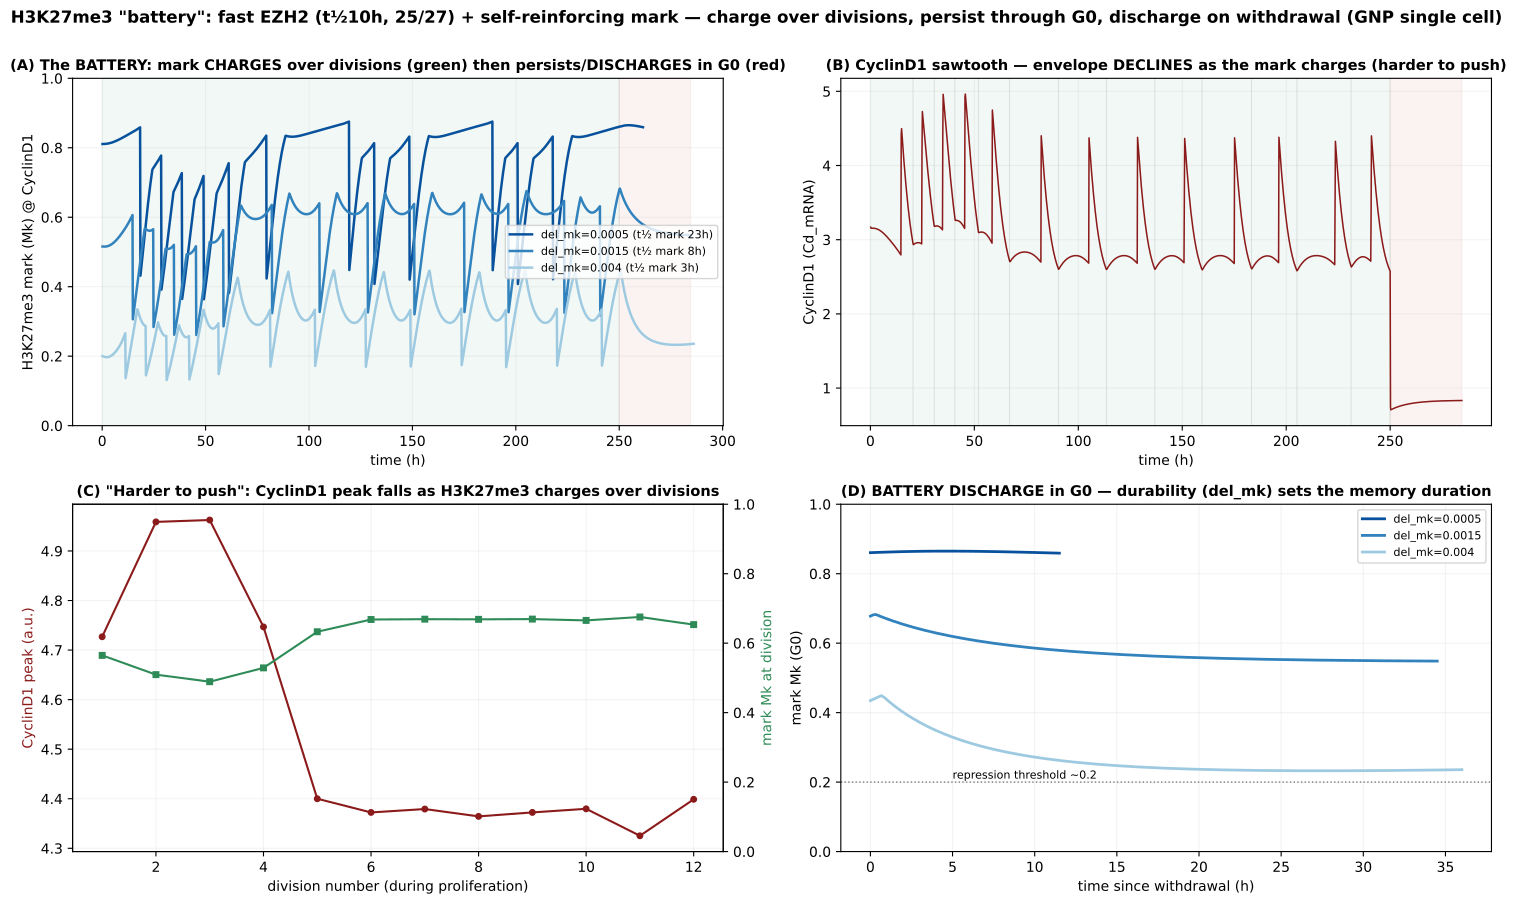

Write the Python code that produced this figure.
"""The H3K27me3 "BATTERY" (JP mechanism): with a fast EZH2 (t1/2 10h, the 25/27 value) but a
self-reinforcing mark (moderate read-write k_w_mk), the H3K27me3 at the CyclinD1 promoter CHARGES UP
gradually over successive divisions during proliferation -> CyclinD1 gets progressively harder to push
(more repressed) -> the charged mark PERSISTS through G0 -> on withdrawal it slowly DISCHARGES, and the
discharge time (set by the mark turnover del_mk = the DURABILITY axis) is the withdrawal memory.

Single deterministic GNP cell: settle arrested -> cycle at SHH=0.55 (~300h, CHARGE) -> withdraw to 0.05
-> hold (~250h, DISCHARGE). Swept over del_mk (mark durability). kDeEZ fixed at the fast 10h value.

Run:  ./venv/bin/python simulations/sim_mark_battery.py
"""
import sys, os
sys.path.insert(0, os.path.dirname(os.path.dirname(os.path.abspath(__file__))))
import numpy as np
import matplotlib; matplotlib.use('Agg')
import matplotlib.pyplot as plt
import tellurium as te
from src.build_model_v44_heldt import build_model_v44

GNP = dict(MYCN_amplification=1.0, Ptch1_copy_number=1.0, p16=0.0, p18=0.464, kSyP21=0.002, EZH2i=0)
KDEEZ, KWMK = 0.0012, 0.0028           # fast EZH2 (t1/2 10h, 25/27) + weak-moderate read-write (gradual charge, sub-bistable)
DELMK = [0.0005, 0.0015, 0.004]        # mark turnover = DURABILITY axis (durable -> leaky)
COL = ['#08519c', '#3182bd', '#9ecae1']
SETTLE, CYCLE, HOLD, CHUNK, SHH_CYC = 3000.0, 15000.0, 18000.0, 30.0, 0.85   # high mitogen -> SUSTAIN cycling despite the charging mark
_R = te.loada(build_model_v44(with_ezh2=True, with_hh=True))
_R.integrator.setValue('relative_tolerance', 1e-6)
_R.integrator.setValue('maximum_num_steps', 1000000)
try: _R.integrator.setValue('maximum_time_step', 20.0)
except Exception: pass


def shh_of(t):
    if t < CYCLE: return SHH_CYC                     # proliferate (charge)
    return 0.15                                      # partial withdraw (coast/arrest -> discharge; avoids deep-arrest stiffness)


def run(delmk):
    _R.reset()
    for k, v in GNP.items(): _R[k] = v
    _R['kDeEZ'] = KDEEZ; _R['k_w_mk'] = KWMK; _R['del_mk'] = delmk; _R['f0_mk'] = 0.145; _R['SHH'] = 0.05
    tm = 0.0
    while tm < SETTLE:
        try: _R.simulate(tm, tm + CHUNK, 2, selections=['time'])
        except Exception: break
        tm += CHUNK
    T, SH, MK, CD, DN, EZ = [], [], [], [], [], []
    t = 0.0
    while t < CYCLE + HOLD:
        _R['SHH'] = float(shh_of(t)); r = None
        for atol, ms in [(1e-9, 20.0), (1e-8, 20.0), (1e-7, 10.0), (1e-6, 4.0), (1e-5, 1.5)]:
            try:
                _R.integrator.setValue('absolute_tolerance', atol); _R.integrator.setValue('maximum_time_step', ms)
                r = _R.simulate(tm, tm + CHUNK, 4, selections=['time', 'SHH', 'Mk', 'Cd_mRNA', 'Dna', 'EZH2']); break
            except Exception: r = None
        if r is None: break
        for A, s in [(T, 'time'), (SH, 'SHH'), (MK, 'Mk'), (CD, 'Cd_mRNA'), (DN, 'Dna'), (EZ, 'EZH2')]:
            A.append(r[s][1:])
        t += CHUNK; tm += CHUNK
    T = (np.concatenate(T) - SETTLE) / 60.0
    return dict(t=T, shh=np.concatenate(SH), mk=np.concatenate(MK), cd=np.concatenate(CD), dna=np.concatenate(DN), ez=np.concatenate(EZ))


runs = {dm: run(dm) for dm in DELMK}
ref = runs[DELMK[1]]                                 # middle del_mk for the Cd / per-division panels
div = np.where((ref['dna'][:-1] > 0.9) & (ref['dna'][1:] < 0.1))[0]
divt = ref['t'][div]
# per-division CyclinD1 peak (the "harder to push")
peaks = []
edges = np.concatenate([[0], div, [len(ref['t']) - 1]])
for a, b in zip(edges[:-1], edges[1:]):
    seg = ref['cd'][a:b];  peaks.append(np.max(seg) if len(seg) else np.nan)
peaks = np.array(peaks[1:])                           # per completed cycle
cyc_divt = divt[divt < CYCLE / 60.0]

fig, ax = plt.subplots(2, 2, figsize=(15, 9))
CYh = CYCLE / 60.0
# (A) SHH + mark charging/discharging
a = ax[0, 0]
a.axvspan(0, CYh, color='#2e8b57', alpha=0.06); a.axvspan(CYh, ref['t'][-1], color='#c0392b', alpha=0.06)
for dm, c in zip(DELMK, COL):
    a.plot(runs[dm]['t'], runs[dm]['mk'], color=c, lw=1.8, label=f'del_mk={dm:g} (t½ mark {np.log(2)/dm/60:.0f}h)')
a.set_ylabel('H3K27me3 mark (Mk) @ CyclinD1'); a.set_xlabel('time (h)')
a.set_title('(A) The BATTERY: mark CHARGES over divisions (green) then persists/DISCHARGES in G0 (red)', fontweight='bold', fontsize=10.5)
a.legend(fontsize=8, loc='center right'); a.grid(alpha=0.15); a.set_ylim(0, 1)
# (B) CyclinD1 over time (middle del_mk) with divisions
a = ax[0, 1]
a.axvspan(0, CYh, color='#2e8b57', alpha=0.06); a.axvspan(CYh, ref['t'][-1], color='#c0392b', alpha=0.06)
a.plot(ref['t'], ref['cd'], color='#8b1a1a', lw=1.1)
for x in cyc_divt: a.axvline(x, color='k', lw=0.4, alpha=0.18)
a.set_ylabel('CyclinD1 (Cd_mRNA)'); a.set_xlabel('time (h)')
a.set_title('(B) CyclinD1 sawtooth — envelope DECLINES as the mark charges (harder to push)', fontweight='bold', fontsize=10.5); a.grid(alpha=0.15)
# (C) per-division CyclinD1 peak (harder to push) + mark
a = ax[1, 0]
dn = np.arange(1, len(peaks) + 1)
ncyc = int(np.sum(cyc_divt < CYh)) or len(peaks)
a.plot(dn[:ncyc], peaks[:ncyc], '-o', color='#8b1a1a', ms=4, label='CyclinD1 peak / division')
a.set_xlabel('division number (during proliferation)'); a.set_ylabel('CyclinD1 peak (a.u.)', color='#8b1a1a')
ab = a.twinx()
mk_at_div = [ref['mk'][d] for d in div[:ncyc]]
ab.plot(dn[:ncyc], mk_at_div, '-s', color='#2e8b57', ms=4, label='mark at division')
ab.set_ylabel('mark Mk at division', color='#2e8b57'); ab.set_ylim(0, 1)
a.set_title('(C) "Harder to push": CyclinD1 peak falls as H3K27me3 charges over divisions', fontweight='bold', fontsize=10.5); a.grid(alpha=0.15)
# (D) withdrawal discharge (battery memory timescale) vs del_mk
a = ax[1, 1]
for dm, c in zip(DELMK, COL):
    d = runs[dm]; m = d['t'] >= CYh
    a.plot(d['t'][m] - CYh, d['mk'][m], color=c, lw=2.0, label=f'del_mk={dm:g}')
a.axhline(0.2, color='k', ls=':', lw=1, alpha=0.5); a.text(5, 0.21, 'repression threshold ~0.2', fontsize=8)
a.set_xlabel('time since withdrawal (h)'); a.set_ylabel('mark Mk (G0)')
a.set_title('(D) BATTERY DISCHARGE in G0 — durability (del_mk) sets the memory duration', fontweight='bold', fontsize=10.5)
a.legend(fontsize=8); a.grid(alpha=0.15); a.set_ylim(0, 1)
fig.suptitle('H3K27me3 "battery": fast EZH2 (t½10h, 25/27) + self-reinforcing mark — charge over divisions, persist through G0, discharge on withdrawal (GNP single cell)',
             fontsize=12, fontweight='bold', y=1.0)
plt.tight_layout()
plt.savefig('simulations/sim_mark_battery.png', dpi=150, bbox_inches='tight')
plt.savefig('simulations/sim_mark_battery.pdf', bbox_inches='tight')
print('Saved sim_mark_battery.png')
print(f'divisions during proliferation: {ncyc}')
print('mark at successive divisions:', [f'{m:.2f}' for m in mk_at_div])
print('CyclinD1 peak per division:', [f'{p:.2f}' for p in peaks[:ncyc]])
for dm in DELMK:
    d = runs[dm]; m = d['t'] >= CYh
    mk_wd = d['mk'][m]; tt = d['t'][m] - CYh
    if len(mk_wd) == 0:
        print(f'del_mk={dm:g}: (no withdrawal window)'); continue
    below = np.where(mk_wd < 0.2)[0]
    print(f'del_mk={dm:g}: Mk at withdrawal {mk_wd[0]:.2f} -> discharge below 0.2 at {tt[below[0]]:.0f}h' if len(below) else f'del_mk={dm:g}: Mk {mk_wd[0]:.2f} -> still >0.2 at end ({tt[-1]:.0f}h)')
